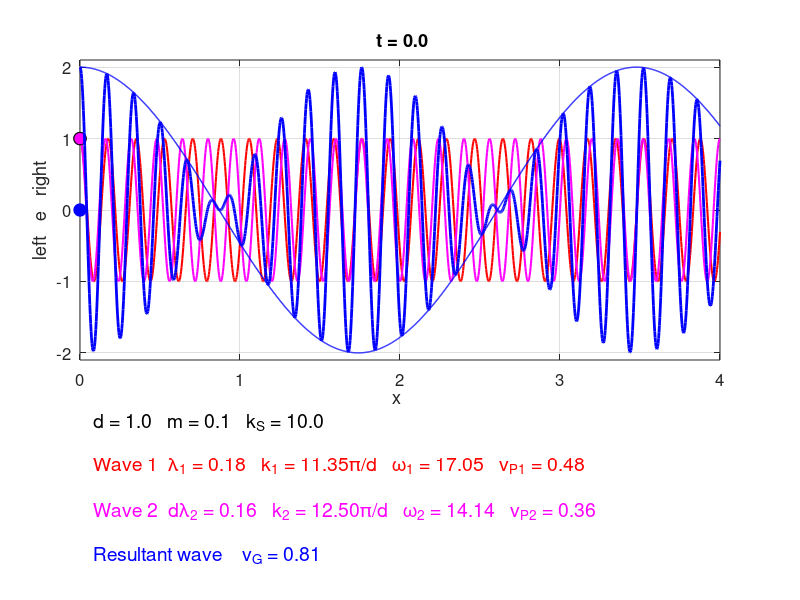

Write the MATLAB code that produced this figure. (Note: this script raises an error after producing the figure.)
% oscC00NC.m
% 190524  Matlab 2018b

% SIMULATION OF THE MOTION OF N COUPLED OSCILLATORS
% DYNAMICS OF CRYSTAL LATTICES
% All parameters are changed within the Script
% [default values and units]

% DOING PHYSICS ONLINE 
%    ../mphome.htm
% Scripts
%     http://www.physics.usyd.edu.au/teach_res/mp/mscripts/
% Documentation
%    http://www.physics.usyd.edu.au/teach_res/mp/doc/oscC00NA.htm
% Ian Cooper  ian.cooper@sydney.edu.au
% School of Physics, University of Sydney


clear
close all
clc

% Animated gif  =======================================================
% Show and Save animation as a gif file (0 no)  (1 yes) for flag2
    flagAG = 1;    
% file name for animated gif   
    ag_name = 'ag_osc.gif'; 
% Delay in seconds before displaying the next image  
    delay = 0.2;
    frame1 = 0;


% SETUP ===============================================================

% Propagation constant: waves 1 and 2 [units  pi/d: dk <<  k]
   k = 11.35;
   dk = 1.15;

% Time span
   tN = 61;
   tMax = 2;
   
   
% spring costants kS  [10]
   kS = 10;
% mass of atoms or particles m  [0.1]
   m = 0.1;
% separation distance d bewtween atoms or particles  [1]   
   d = 1;
% Parameters for X axis
   xMax = 4*d; xN = 1501;
   
% CALCULATIONS ========================================================
% Propgation constants  /  Wavelengths  wL1 wL2
  k1 = k*pi/d; k2 = (k + dk)*pi/d;
  wL1= 2*pi/k1;  wL2 = 2*pi/k2;
% amplitudes
  A1 = 1; A2 = 1;

% X axis / time span
   x = linspace(0,xMax,xN);
   t = linspace(0,tMax,tN);

% Angular frequencies omega
   omega1 = sqrt(4*kS/m) * abs(sin(k1*d/2));
   omega2 = sqrt(4*kS/m) * abs(sin(k2*d/2));
   domega = abs(omega1 - omega2);
   
% v0
  v0 = d*sqrt(kS/m);   
% Phase velocity
  vP1 = omega1/k1;
  vP2 = omega2/k2;
% Group velocity
  vG = abs( (omega1 - omega2)/(k1-k2) );
 % Displacement
  e1 = zeros(xN,tN);      % wave 1
  e2 = zeros(xN,tN);      % wave 2 
  eEnv = zeros(xN,tN);    % envelope
  
  
for cx = 1:xN
 for ct = 1:tN
       e1(cx,ct) = A1*cos( omega1*t(ct) - k1*x(cx) );
       e2(cx,ct) = A2*cos( omega2*t(ct) - k2*x(cx) );
       eEnv(cx,ct) = (A1+A2)*cos( 0.5*abs((omega1-omega2)*t(ct)) - 0.5*abs((k1-k2)*x(cx)) ) ;     
 end
end
 
 if vP1 < 1e-6
     e1(:,:) = 0;
     vG = 0;
 end

 if vP2 < 1e-6
     e2(:,:) = 0;
     vG = 0;
 end
 
 e = e1 + e2;



% GRAPHICS ============================================================ 

 figure(1)

   pos = [0.52 0.2 0.35 0.6];
   set(gcf,'Units','normalized')
   set(gcf,'Position',pos)
   set(gcf,'color','w')
   
for ct = 1: tN
   
   subplot('position',[0.1 0.4 0.8 0.5])
   % Sine wave 1
     xP = x(1:end); yP = e1(1:end,ct);
     plot(xP,yP,'r','linewidth',1.5)
     hold on
     xP = t(ct)*vP1; yP = e1(1,1);
     hPlot = plot(xP,yP,'or');
     set(hPlot,'markersize',9,'markerfacecolor','r','markeredgecolor','k')
       
   % Sine wave 2
     xP = x(1:end); yP = e2(1:end,ct);
     plot(xP,yP,'m','linewidth',1.5)
     hold on
     xP = t(ct)*vP2; yP = e2(1,1);
     hPlot = plot(xP,yP,'om');
     set(hPlot,'markersize',9,'markerfacecolor','m','markeredgecolor','k')

  if vG ~= 0   
  % Resultant wave
     xP = x; yP = e(:,ct);
     plot(xP,yP,'b','linewidth',2)
     xP = t(ct)*vG; yP = 0;
     hPlot = plot(xP,yP,'ob');
     set(hPlot,'markersize',9,'markerfacecolor','b')
     
     xP = x; yP = eEnv(:,ct);
     plot(xP,yP,'b','linewidth',1)
  end
     
    ylim([-2.1 2.1])
    xlim([0 xMax])
    grid on
    set(gca,'fontsize',12)
    xlabel('x ')
    ylabel('left   e   right')
    tm = [' t = ' num2str(t(ct),'%2.1f ')];
    title(tm)
    hold off
% =====================================================================  

   subplot('position',[0.1 0.05 0.85 0.25])
   
   xlim([0 100])
   ylim([0 100])
   
   fs = 14;
   txt = ['d = ' num2str(d,'%2.1f') '   m = ' num2str(m,'%2.1f') '   k_S = ' num2str(kS,'%2.1f') ];
   Htext = text(2,99,txt);
   set(Htext,'fontsize',fs)
   
   txt = ['Wave 1  \lambda_1 = ' num2str(wL1,'%2.2f') '   k_1 = ' num2str(k,'%2.2f') '\pi/d' ...
      '   \omega_1 = ' num2str(omega1,'%2.2f') '   v_{P1} = ' num2str(vP1,'%2.2f')];
   Htext = text(2,70,txt);
   set(Htext,'fontsize',fs,'color','r')
   
   txt = ['Wave 2  d\lambda_2 = ' num2str(wL2,'%2.2f') '   k_2 = ' num2str((k+dk),'%2.2f') '\pi/d' ...
       '   \omega_2 = ' num2str(omega2,'%2.2f')   '   v_{P2} = ' num2str(vP2,'%2.2f')];
   Htext = text(2,40,txt);
   set(Htext,'fontsize',fs, 'color','m')
   
   txt = ['Resultant wave    v_G = ' num2str(vG,'%2.2f')];
   Htext = text(2,10,txt);
   set(Htext,'fontsize',fs, 'color','b')
   
   set(gca,'fontsize',fs)
   axis off
  % ======================================================================
  
   frame1 = frame1 + 1;
         frame = getframe(1);
         im = frame2im(frame);
         [imind,cm] = rgb2ind(im,256);
      % On the first loop, create the file. In subsequent loops, append.
         if frame1 == 1
           imwrite(imind,cm,ag_name,'gif','DelayTime',delay,'loopcount',inf);
         else
          imwrite(imind,cm,ag_name,'gif','DelayTime',delay,'writemode','append');
         end
  
   pause(0.01)
   
end
